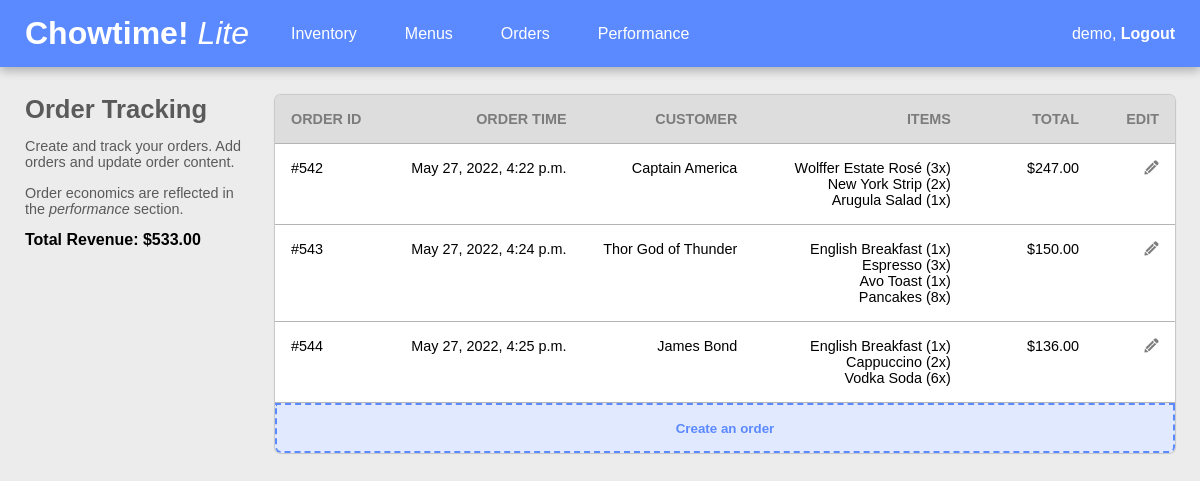
The page /orders/ (signed in) on the database its author committed.
### inventory/models.py (models this page shows, shortened)
class Order(models.Model):
    user = models.ForeignKey(User, on_delete=models.SET_NULL, null=True, blank=True)
    menuItems = models.ManyToManyField(MenuItem, through='DishQuantity')
    timestamp = models.DateTimeField(auto_now_add=True)
    customer = models.CharField(max_length=200)
    def getDishQuantities(self):
        quantities = DishQuantity.objects.filter(order=self)
        return quantities
    def revenue(self):
        selectedDishes = DishQuantity.objects.filter(order=self)
        revenue = 0
        for dish in selectedDishes:
            revenue += (dish.menuItem.price * dish.dishQuantity)
        return revenue

class DishQuantity(models.Model):
    order = models.ForeignKey(Order, on_delete=models.CASCADE)
    menuItem = models.ForeignKey(MenuItem, on_delete=models.CASCADE)
    dishQuantity = models.IntegerField(default=0)

class MenuItem(models.Model):
    user = models.ForeignKey(User, on_delete=models.SET_NULL, null=True, blank=True)
    name = models.CharField(max_length=200)
    price = models.DecimalField(max_digits=10, decimal_places=2)
    ingredients = models.ManyToManyField(Ingredient, through='IngredientQuantity')
    menu = models.ForeignKey(Menu, on_delete=models.CASCADE, null=True)
    def __str__(self):
        return self.name

### inventory/views.py (the view)
# urls.py: path('orders/', views.OrderList, name='orderlist'),
@login_required(login_url='login')
def OrderList(request):
    user = request.user
    orders = Order.objects.filter(user=user)
    count = 0
    totalRevenue = 0
    for order in orders:
        totalRevenue += order.revenue()
        count += 1
    context = {'orders': orders, 'totalrevenue': totalRevenue, 'count': count}
    return render(request, 'inventory/orderList.html', context)

### inventory/templates/inventory/orderList.html (shortened to what this page needs)
{% extends 'inventory/header.html' %}
{% load static %}
{% load humanize %}
{% block content %}
<div class="main-container">
    <div class="left-side">
        <div class="main-title">Order Tracking</div>
        <div class="main-title-subtext">
            <p>Create and track your orders. Add orders and update order content.</p>
            <p>Order economics are reflected in the <em>performance</em> section.</p>
            <div><strong>Total Revenue: ${{totalrevenue|intcomma}}</strong></div>
        </div>
    </div>
    <div class="right-side">
        <div class="order-table-grid">
            <div class="order-table-header-cell col-1 first-col">Order ID</div>
            <div class="order-table-header-cell col-2">Order time</div>
            <div class="order-table-header-cell col-3">Customer</div>
            <div class="order-table-header-cell col-4">Items</div>
            <div class="order-table-header-cell col-5">Total</div>
            <div class="order-table-header-cell col-6 last-col">Edit</div>
            {% if count == 0 %}
                <div class="order-placeholder-text">You don't have any orders yet! Create your first one below.</div>
            {% else %}
                {% for order in orders %}
                    <div class="order-table-row-cell col-1 first-col">#{{order.id}}</div>
                    <div class="order-table-row-cell col-2">{{order.timestamp}}</div>
                    <div class="order-table-row-cell col-3">{{order.customer}}</div>
                    <div class="order-table-row-cell col-4">
                        {% for dish in order.getDishQuantities %}
                            {{dish.menuItem}} ({{dish.dishQuantity}}x)<br>
                        {% endfor %}
                    </div>
                    <div class="order-table-row-cell col-5">${{order.revenue|intcomma}}</div>
                    <div class="order-table-row-cell col-6 last-col"><a href="{% url 'orderupdate' order.id %}"><img class="edit-icon" src="{% static 'inventory/edit-icon.png' %}"></a></div>
                {% endfor %}
            {% endif %}
            <button class="btn-add-order" onclick="location.href='{% url 'ordercreate' %}'">Create an order</button>
        </div>
    </div>
</div>
{% endblock %}

### inventory/templates/inventory/header.html (shortened to what this page needs)
{% load static %}
<!DOCTYPE html>
<html>
    <head>
        <link rel="stylesheet" href="{% static 'inventory/main.css' %}">
    </head>
    <body>
        <nav>
            <div class="nav-title-menu-container">
                <div class="nav-title"><a href="{% url 'inventorylist' %}"><strong>Chowtime!</strong> <em>Lite</em></a></div>
                <ul class="nav-menu">
                    <li><a href="{% url 'inventorylist' %}">Inventory</a></li>
                    <li><a href="{% url 'menulist' %}">Menus</a></li>
                    <li><a href="{% url 'orderlist' %}">Orders</a></li>
                    <li><a href="{% url 'pnlview' %}">Performance</a></li>
                </ul>
            </div>
            <div class="logout">
                {{ request.user }},<a href="{% url 'logout' %}">&nbsp;Logout</a>
            </div>
        </nav>
        <div class="wrapper">
            {% block content %}
            {% endblock %}
        </div>
    </body>
</html>

### inventory/static/inventory/main.css (style rules this page uses)
:root { --primary: #5B89FF; --background-grey: #ECECEC; margin: 0; padding: 0; box-sizing: border-box; font-family: Arial, Helvetica, sans-serif; }
body { margin: 0; background-color: var(--background-grey); }
nav { background-color: var(--primary); padding: 15px 25px; display: flex; justify-content: space-between; box-shadow: 0px 4px 9px rgba(0, 0, 0, 0.25); color: white; position: fixed; z-index: 1; left: 0; right: 0; top: 0; }
.nav-title-menu-container { display: flex; gap: 25px; }
.nav-title { font-size: 2rem; min-width: 225px; }
.nav-menu { display: flex; align-items: center; list-style: none; gap: 1rem; margin: 0; padding: 0; }
.logout { margin: 0; display: flex; align-items: center; }
.logout a { font-weight: 600; }
nav a { color: #FFF; text-decoration: none; }
.nav-menu a { color: white; transition: 0.4s; padding: 8px 16px; border-radius: 99px; }
.wrapper { position: relative; top: 70px; }
.main-container { padding: 25px; display: flex; gap: 30px; }
.left-side { min-width: 75px; max-width: 225px; position: fixed; }
.main-title, .main-title-subtext p { color: #5a5a5a; }
.main-title { font-size: 1.6rem; font-weight: 700; }
.main-title-subtext p { font-size: .9rem; }
.right-side { display: flex; flex-direction: column; margin-left: 250px; }
.col-2, .col-3, .col-4, .col-5, .col-6 { text-align: right; }
.last-col img { width: 15px; height: 15px; }
.order-table-grid { display: grid; grid-template-columns: .6fr 1.2fr 1fr 1.25fr .75fr 80px; font-size: .9rem; width: 75vw; max-width: 1000px; box-shadow: 0px 0px 1px 1px #c6c6c6; border-radius: 6px; overflow: hidden; }
.order-table-header-cell, .order-table-row-cell { padding: 16px; }
.order-table-header-cell { background-color: #dddddd; font-weight: 700; text-transform: uppercase; color: #7c7c7c; border-bottom: 1px solid rgb(180, 180, 180); }
.order-table-row-cell, .order-placeholder-text { background-color: #ffffff; }
.btn-add-order { height: 50px; border-radius: 0 0 6px 6px; background-color: #e1e9ff; color: #5B89FF; font-weight: 700; border: 2px dashed #5B89FF; grid-column: 1/7; }
#order-level-error-message-div p, ul { margin: 0; margin-bottom: 6px; text-align: left; }

### rows shown on the page
Order: id "542", timestamp "May 27, 2022, 4:22 p.m.", customer "Captain America", revenue "247.00"
DishQuantity: menuItem "Wolffer Estate Rosé", dishQuantity "3"
DishQuantity: menuItem "New York Strip", dishQuantity "2"
DishQuantity: menuItem "Arugula Salad", dishQuantity "1"
Order: id "543", timestamp "May 27, 2022, 4:24 p.m.", customer "Thor God of Thunder", revenue "150.00"
DishQuantity: menuItem "English Breakfast", dishQuantity "1"
DishQuantity: menuItem "Espresso", dishQuantity "3"
DishQuantity: menuItem "Avo Toast", dishQuantity "1"
DishQuantity: menuItem "Pancakes", dishQuantity "8"
Order: id "544", timestamp "May 27, 2022, 4:25 p.m.", customer "James Bond", revenue "136.00"
DishQuantity: menuItem "English Breakfast", dishQuantity "1"
DishQuantity: menuItem "Cappuccino", dishQuantity "2"
DishQuantity: menuItem "Vodka Soda", dishQuantity "6"

### other values the page prints
{{ request.user }} "demo"
{{ totalrevenue|intcomma }} "533.00"
